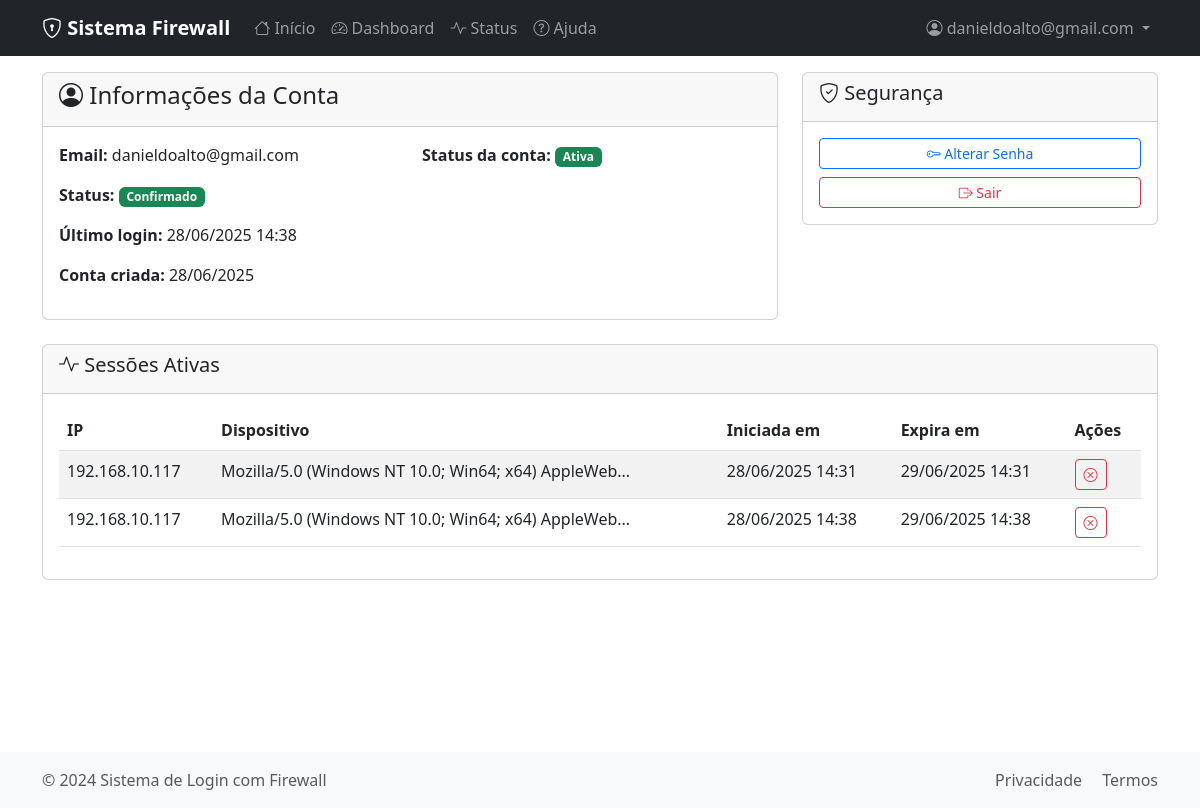
Page /auth/account (signed in) on the earlier database version.
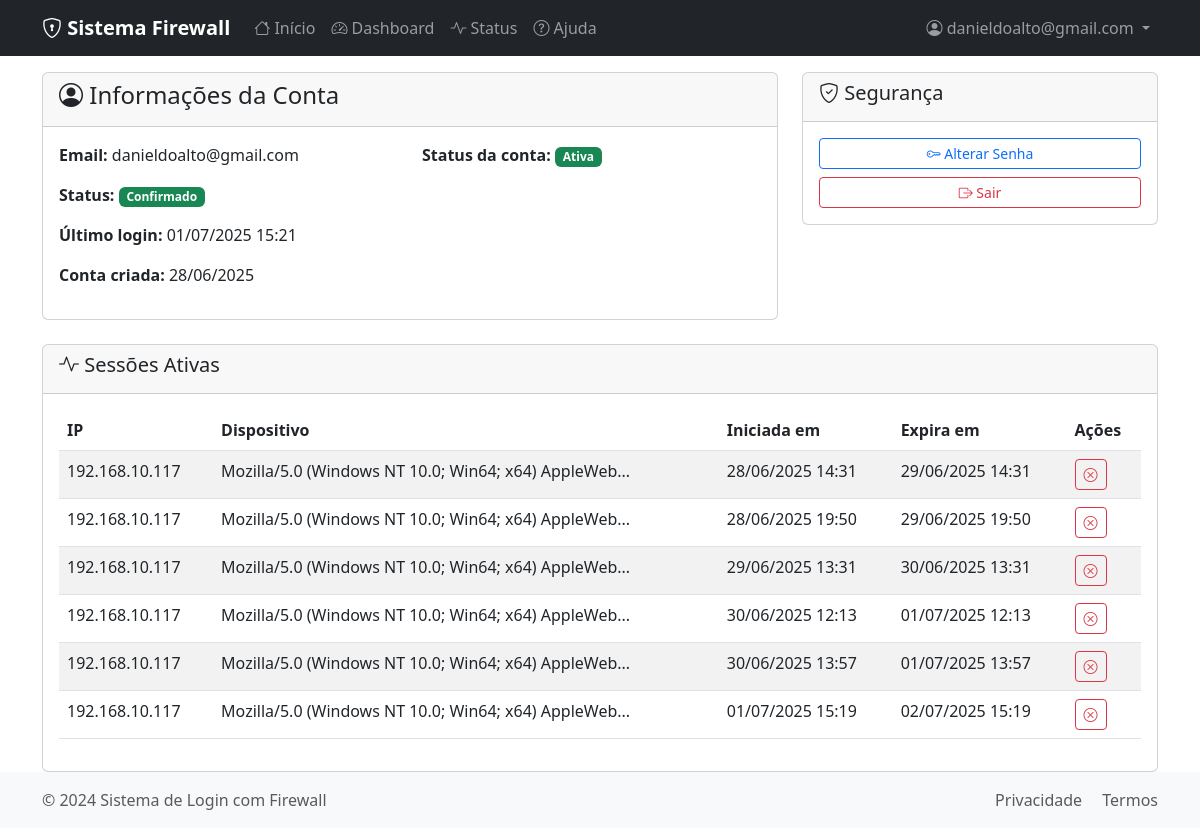
Same page on the later database version.
### app/models.py (models this page shows, shortened)
class User(db.Model):
    __tablename__ = 'users'
    id = db.Column(db.Integer, primary_key=True)
    email = db.Column(db.String(120), unique=True, nullable=False, index=True)
    password_hash = db.Column(db.String(255), nullable=False)
    full_name = db.Column(db.String(100), nullable=True)
    role = db.Column(db.String(20), default='user', nullable=False)  # 'admin' ou 'user'
    confirmed = db.Column(db.Boolean, default=False, nullable=False)
    confirmation_token = db.Column(db.String(255), unique=True)
    confirmation_sent_at = db.Column(db.DateTime)
    created_at = db.Column(db.DateTime, default=datetime.utcnow)
    last_login = db.Column(db.DateTime)
    is_active = db.Column(db.Boolean, default=True, nullable=False)
    failed_login_attempts = db.Column(db.Integer, default=0)
    locked_until = db.Column(db.DateTime)
    status = db.Column(db.String(20), default='pending', nullable=False)  # pending, approved, rejected, inactive, blocked
    sessions = db.relationship('UserSession', backref='user', lazy='dynamic', cascade='all, delete-orphan')
    def is_locked(self):
        if not self.locked_until:
            return False
        return datetime.utcnow() < self.locked_until

class UserSession(db.Model):
    __tablename__ = 'user_sessions'
    id = db.Column(db.Integer, primary_key=True)
    user_id = db.Column(db.Integer, db.ForeignKey('users.id'), nullable=False)
    ip_address = db.Column(db.String(45), nullable=False, index=True)  # IPv4 e IPv6
    user_agent = db.Column(db.Text)
    session_token = db.Column(db.String(255), unique=True, nullable=False)
    created_at = db.Column(db.DateTime, default=datetime.utcnow)
    expires_at = db.Column(db.DateTime, nullable=False)
    is_active = db.Column(db.Boolean, default=True, nullable=False)
    ended_at = db.Column(db.DateTime)

### app/routes/auth.py (the view)
@bp.route('/account')
def account():
    if 'user_id' not in session:
        flash('Você precisa fazer login para acessar esta página.', 'warning')
        return redirect(url_for('auth.login'))
    user = User.query.get(session['user_id'])
    if not user:
        session.clear()
        flash('Sessão inválida. Faça login novamente.', 'error')
        return redirect(url_for('auth.login'))
    user_sessions = UserSession.query.filter_by(
        user_id=user.id
    ).order_by(UserSession.created_at.desc()).limit(20).all()
    return render_template('auth/account.html', user=user, user_sessions=user_sessions)

### app/models.py (called while the page is built)
    @classmethod
    def log(cls, level, message, module, user_id=None, ip_address=None):
        log_entry = cls(
            level=level,
            message=message,
            module=module,
            user_id=user_id,
            ip_address=ip_address
        )
        db.session.add(log_entry)
        db.session.commit()
        return log_entry

### app/routes/main.py (called while the page is built, shortened)
@bp.before_app_request
def before_request():
    if request.endpoint and not request.endpoint.startswith('static'):
        SystemLog.log(
            level='DEBUG',
            message=f'Requisição: {request.method} {request.path}',
            module='request',
            user_id=session.get('user_id'),
            ip_address=request.remote_addr
        )

### templates/auth/account.html (shortened to what the changed rows need)
{% extends "base.html" %}
{% block content %}
<div class="row">
    <div class="col-md-8">
        <div class="card">
            <div class="card-body">
                <div class="row">
                    <div class="col-md-6">
                        <p><strong>Email:</strong> {{ user.email }}</p>
                        <p><strong>Status:</strong>
                            {% if user.confirmed %}
                                <span class="badge bg-success">Confirmado</span>
                            {% else %}
                                <span class="badge bg-warning">Pendente</span>
                            {% endif %}
                        </p>
                        <p><strong>Último login:</strong>
                            {% if user.last_login %}
                                {{ user.last_login.strftime('%d/%m/%Y %H:%M') }}
                            {% else %}
                                Nunca
                            {% endif %}
                        </p>
                        <p><strong>Conta criada:</strong> {{ user.created_at.strftime('%d/%m/%Y') }}</p>
                    </div>
                </div>
            </div>
        </div>
    </div>
</div>
<div class="row mt-4">
    <div class="col-12">
        <div class="card">
            <div class="card-body">
                {% if user.sessions.filter_by(is_active=True).count() > 0 %}
                    <div class="table-responsive">
                        <table class="table table-striped">
                            <thead>
                                <tr>
                                    <th>IP</th>
                                    <th>Dispositivo</th>
                                    <th>Iniciada em</th>
                                    <th>Expira em</th>
                                    <th>Ações</th>
                                </tr>
                            </thead>
                            <tbody>
                                {% for session in user.sessions.filter_by(is_active=True).all() %}
                                <tr>
                                    <td>{{ session.ip_address }}</td>
                                    <td>{{ session.user_agent[:50] }}...</td>
                                    <td>{{ session.created_at.strftime('%d/%m/%Y %H:%M') }}</td>
                                    <td>{{ session.expires_at.strftime('%d/%m/%Y %H:%M') }}</td>
                                    <td>
                                        <a href="{{ url_for('auth.end_session', session_id=session.id) }}"
                                           class="btn btn-sm btn-outline-danger"
                                           onclick="return confirm('Encerrar esta sessão?')">
                                            <i class="bi bi-x-circle"></i>
                                        </a>
                                    </td>
                                </tr>
                                {% endfor %}
                            </tbody>
                        </table>
                    </div>
                {% else %}
                    <p class="text-muted text-center">Nenhuma sessão ativa.</p>
                {% endif %}
            </div>
        </div>
    </div>
</div>
{% endblock %}

### templates/base.html (shortened to what this page needs)
<!DOCTYPE html>
<html lang="pt-BR">
<head>
    <link href="https://cdn.jsdelivr.net/npm/bootstrap@5.3.0/dist/css/bootstrap.min.css" rel="stylesheet">
    <link href="https://cdn.jsdelivr.net/npm/bootstrap-icons@1.10.0/font/bootstrap-icons.css" rel="stylesheet">
</head>
<body class="d-flex flex-column min-vh-100">
    <nav class="navbar navbar-expand-lg navbar-dark bg-dark">
        <div class="container">
            <a class="navbar-brand" href="{{ url_for('main.index') }}">
                <i class="bi bi-shield-lock"></i> Sistema Firewall
            </a>
            <div class="collapse navbar-collapse" id="navbarNav">
                <ul class="navbar-nav me-auto">
                    <li class="nav-item">
                        <a class="nav-link" href="{{ url_for('main.index') }}">
                            <i class="bi bi-house"></i> Início
                        </a>
                    </li>
                    {% if session.user_id %}
                    <li class="nav-item">
                        <a class="nav-link" href="{{ url_for('main.dashboard') }}">
                            <i class="bi bi-speedometer2"></i> Dashboard
                        </a>
                    </li>
                    {% endif %}
                    <li class="nav-item">
                        <a class="nav-link" href="{{ url_for('main.status') }}">
                            <i class="bi bi-activity"></i> Status
                        </a>
                    </li>
                    <li class="nav-item">
                        <a class="nav-link" href="{{ url_for('main.help') }}">
                            <i class="bi bi-question-circle"></i> Ajuda
                        </a>
                    </li>
                </ul>
                <ul class="navbar-nav">
                    {% if session.user_id %}
                    <li class="nav-item dropdown">
                        <a class="nav-link dropdown-toggle" href="#" role="button" data-bs-toggle="dropdown">
                            <i class="bi bi-person-circle"></i> {{ session.user_email }}
                        </a>
                    </li>
                    {% endif %}
                </ul>
            </div>
        </div>
    </nav>
    <main class="container main-container">
        {% block content %}{% endblock %}
    </main>
    <footer class="footer mt-auto py-3">
        <div class="container">
            <div class="row">
                <div class="col-md-6">
                    <span class="text-muted">&copy; 2024 Sistema de Login com Firewall</span>
                </div>
                <div class="col-md-6 text-end">
                    <a href="{{ url_for('main.privacy') }}" class="text-muted text-decoration-none me-3">Privacidade</a>
                    <a href="{{ url_for('main.terms') }}" class="text-muted text-decoration-none">Termos</a>
                </div>
            </div>
        </div>
    </footer>
</body>
</html>

Differences in the rows shown:
no longer on this page (row edited): UserSession: ip_address "192.168.10.117", user_agent "Mozilla/5.0 (Windows NT 10.0; Win64; x64) AppleWeb", created_at "28/06/2025 14:38", expires_at "29/06/2025 14:38"
changed User "danieldoalto@gmail.com": last_login "28/06/2025 14:38" → "01/07/2025 15:21"
added UserSession: ip_address "192.168.10.117", user_agent "Mozilla/5.0 (Windows NT 10.0; Win64; x64) AppleWeb", created_at "28/06/2025 19:50", expires_at "29/06/2025 19:50"
added UserSession: ip_address "192.168.10.117", user_agent "Mozilla/5.0 (Windows NT 10.0; Win64; x64) AppleWeb", created_at "29/06/2025 13:31", expires_at "30/06/2025 13:31"
added UserSession: ip_address "192.168.10.117", user_agent "Mozilla/5.0 (Windows NT 10.0; Win64; x64) AppleWeb", created_at "30/06/2025 12:13", expires_at "01/07/2025 12:13"
added UserSession: ip_address "192.168.10.117", user_agent "Mozilla/5.0 (Windows NT 10.0; Win64; x64) AppleWeb", created_at "30/06/2025 13:57", expires_at "01/07/2025 13:57"
added UserSession: ip_address "192.168.10.117", user_agent "Mozilla/5.0 (Windows NT 10.0; Win64; x64) AppleWeb", created_at "01/07/2025 15:19", expires_at "02/07/2025 15:19"
